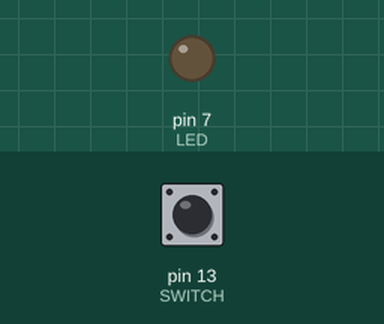
This sketch was run on a simulated Arduino Uno, built with avr-gcc and run on an emulated ATmega328P. On the bench: output pins drawn as LEDs (lit = HIGH). The test bench sets the inputs (shaded band); at power-on: pin 13 (SWITCH) LOW.

Above: at 1.2 s.
1.3 s: pin 13 (SWITCH) pulled HIGH for 0.15 s
At 1.37 s:
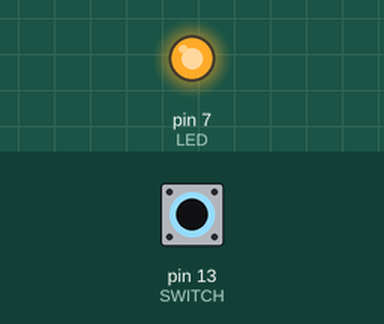
2.9 s: pin 13 (SWITCH) pulled HIGH for 3.2 s
At 6.8 s:
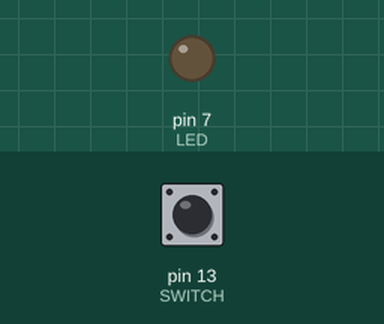
Timing chart, 0 to 8.3 s (numbered marks = the images above; inputs shaded):
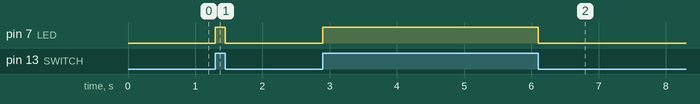

Measured:
- after the input at 1.3 s, pin 7 (LED): LOW → HIGH at once, → LOW 0.15 s later
- after the input at 2.9 s, pin 7 (LED): LOW → HIGH at once, → LOW 3.2 s later

The sketch:

chapter3-list5.ino
```cpp
#define LED 7
#define SWITCH 13

void setup(){
  pinMode(LED, OUTPUT);
  pinMode(SWITCH, INPUT);
}

void loop(){
  if (digitalRead(SWITCH)) {
    digitalWrite(LED, HIGH);
  } else {
    digitalWrite(LED, LOW);
  }
}
```
